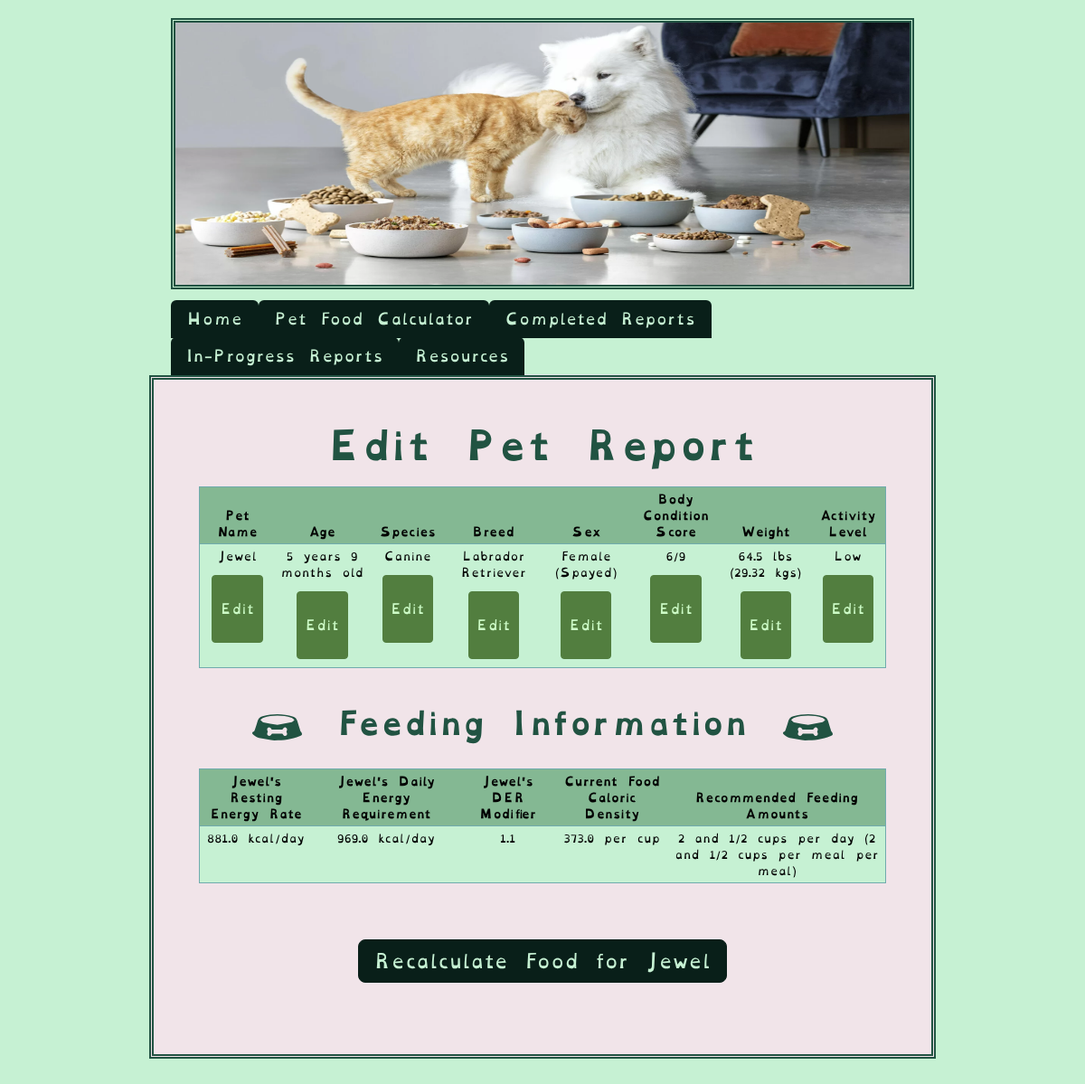
/edit_info?pet_id=4 (signed in), run on an earlier commit of the app's database.
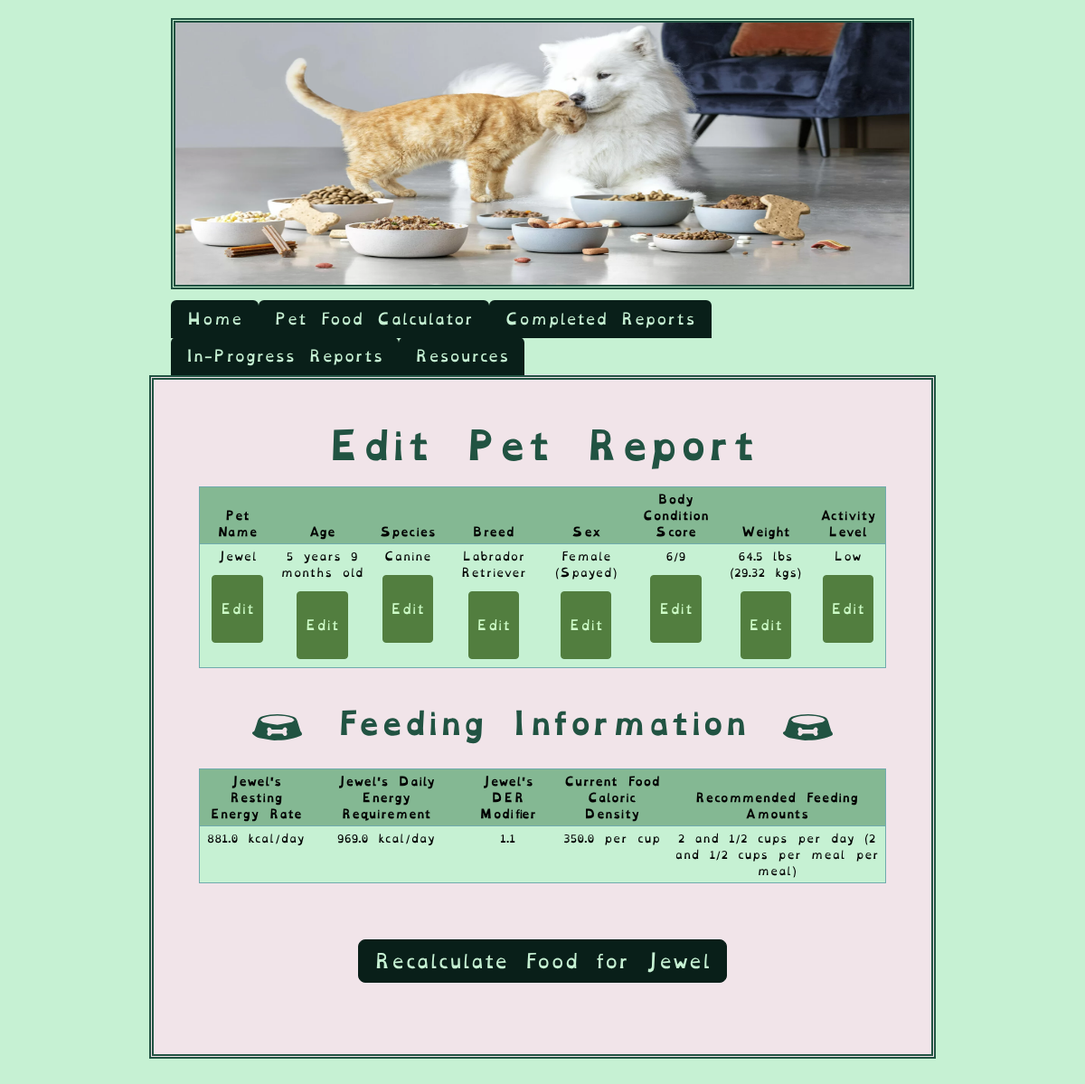
And on a later commit of the database.
### tables this page shows
CREATE TABLE "pets" (
	"pet_id"	INTEGER UNIQUE,
	"owner_id"	INTEGER,
	"name"	VARCHAR(25) NOT NULL,
	"age_in_years"	INTEGER,
	"age_in_months"	INTEGER,
	"species"	VARCHAR(10) NOT NULL,
	"breed"	VARCHAR(25),
	"canine_breed_id"	INTEGER,
	"feline_breed_id"	INTEGER,
	"sex"	INTEGER,
	"bcs"	INTEGER,
	"weight"	FLOAT,
	"units"	VARCHAR(5),
	"converted_weight"	FLOAT,
	"converted_weight_units"	VARCHAR(5),
	"body_fat_percentage"	VARCHAR(5),
	"ideal_weight_lbs"	FLOAT,
	"ideal_weight_kgs"	FLOAT,
	"is_pediatric"	VARCHAR(1),
	"is_pregnant"	VARCHAR(1),
	"weeks_gestating"	INTEGER,
	"is_nursing"	VARCHAR(1),
	"litter_size"	INTEGER,
	"weeks_nursing"	INTEGER,
	"activity_level"	INTEGER,
	"rer"	FLOAT,
	"canine_der_factor_id"	INTEGER,
	"feline_der_factor_id"	INTEGER,
	"der"	FLOAT,
	"der_modifier"	FLOAT,
	"meals_per_day"	FLOAT,
	"current_food_kcal"	FLOAT,
	"current_food_form"	INTEGER,
	"rec_treat_kcal_per_day"	INTEGER,
	"current_food_amt_rec"	VARCHAR(15),
	"current_food_amt_per_meal"	VARCHAR(15),
	"date_of_first_report"	DATETIME,
	"most_recent_report_date"	DATETIME,
	PRIMARY KEY("pet_id" AUTOINCREMENT),
	FOREIGN KEY("owner_id") REFERENCES "users"("id"),
	FOREIGN KEY("canine_breed_id") REFERENCES "dog_breeds"("BreedID"),
	FOREIGN KEY("canine_der_factor_id") REFERENCES "canine_der_factors"("factor_id"),
	FOREIGN KEY("feline_breed_id") REFERENCES "cat_breeds"("BreedID"),
	FOREIGN KEY("feline_der_factor_id") REFERENCES "feline_der_factors"("factor_id"),
	FOREIGN KEY("sex") REFERENCES "reproductive_statuses"("sex_id"),
	FOREIGN KEY("activity_level") REFERENCES "activity_levels"("activity_id"),
	FOREIGN KEY("current_food_form") REFERENCES "food_forms"("form_id")
);

### main.py (the view)
@app.route("/edit_info", methods=["GET", "POST"])
@login_required
def edit_info():
    pet_id = request.args.get("pet_id", type=int)
    print(pet_id)
    try:
        pet_data = db.execute(
            "SELECT * FROM pets WHERE owner_id = :user_id and pet_id = :pet_id",
            user_id=session["user_id"], pet_id=pet_id
        )
    except Exception as e:
        flash(f"Unable to find pet info. Exception: {e}")
        return render_template("edit_report.html")
    if request.method == "POST":
        print(pet_id)
    return render_template("edit_report.html", pet_data=pet_data, pet_id=pet_id)

### helpers.py (called while the page is built)
def login_required(f):
    @wraps(f)
    def decorated_funtion(*args, **kwargs):
        if session.get("user_id") == None:
            return redirect(url_for("login"))
        return f(*args, **kwargs)
    return decorated_funtion

### templates/edit_report.html (shortened to what this page needs)
{% extends 'base.html' %} {% block title %}Edit Pet Report{% endblock %}
{% block content %}
<h1>Edit Pet Report</h1>
<table class="table table-sm">
  <thead>
    <tr>
      <th>
        <b> Pet Name </b>
      </th>
      <th>
        <b> Age </b>
      </th>
      <th>
        <b> Species </b>
      </th>
      <th>
        <b> Breed </b>
      </th>
      <th>
        <b> Sex </b>
      </th>
      <th>
        <b> Body Condition Score </b>
      </th>
      <th>
        <b> Weight </b>
      </th>
      {% if pet_data[0].activity_level != None %}
      <th>
        <b> Activity Level </b>
      </th>
      {% endif %}
    </tr>
  </thead>
  <tbody>
    <tr>
      <td>
        {{ pet_data[0].name }}
        <a href="{{ url_for('pet_info', pet_id=pet_id) }}">
          <button type="button" class="btn btn-secondary btn-sm">Edit</button>
        </a>
      </td>
      <td>
        {% if pet_data[0].age_in_years == 0 and pet_data[0].age_in_months == 1
        %} {{ pet_data[0].age_in_months }} month old {% elif
        pet_data[0].age_in_years == 0 and pet_data[0].age_in_months > 1 %} {{
        pet_data[0].age_in_months }} months old {% elif pet_data[0].age_in_years
        == 1 and pet_data[0].age_in_months == 0 %} {{ pet_data[0].age_in_years
        }} year old {% elif pet_data[0].age_in_years == 1 and
        pet_data[0].age_in_months == 1 %} {{ pet_data[0].age_in_years }} year {{
        pet_data[0].age_in_months }} month old {% elif pet_data[0].age_in_years
        == 1 and pet_data[0].age_in_months > 1 %} {{ pet_data[0].age_in_years }}
        year {{ pet_data[0].age_in_months }} months old {% elif
        pet_data[0].age_in_years > 1 and pet_data[0].age_in_months == 0 %} {{
        pet_data[0].age_in_years }} years old {% elif pet_data[0].age_in_years >
        1 and pet_data[0].age_in_months == 1 %} {{ pet_data[0].age_in_years }}
        years {{ pet_data[0].age_in_months }} month old {% elif
        pet_data[0].age_in_years > 1 and pet_data[0].age_in_months > 1 %} {{
        pet_data[0].age_in_years }} years {{ pet_data[0].age_in_months }} months
        old {% endif %}
        <a href="{{ url_for('pet_info_continued', pet_id=pet_id) }}">
          <button type="button" class="btn btn-secondary btn-sm">Edit</button>
        </a>
      </td>
      <td>
        {{ pet_data[0].species }}
        <a href="{{ url_for('pet_info', pet_id=pet_id) }}">
          <button type="button" class="btn btn-secondary btn-sm">Edit</button>
        </a>
      </td>
      <td>
        {{ pet_data[0].breed }}
        <a href="{{ url_for('pet_info_continued', pet_id=pet_id) }}">
          <button type="button" class="btn btn-secondary btn-sm">Edit</button>
        </a>
      </td>
      <td>
        {% if pet_data[0].sex == 1 %} Female (Intact) {% elif pet_data[0].sex ==
        2 %} Female (Spayed) {% elif pet_data[0].sex == 3 %} Male (Intact) {%
        elif pet_data[0].sex == 4 %} Male (Neutered) {% endif %}
        <a href="{{ url_for('pet_info_continued', pet_id=pet_id) }}">
          <button type="button" class="btn btn-secondary btn-sm">Edit</button>
        </a>
      </td>
      <td>
        {{ pet_data[0].bcs }}/9
        <a href="{{ url_for('pet_condition', pet_id=pet_id) }}">
          <button type="button" class="btn btn-secondary btn-sm">Edit</button>
        </a>
      </td>
      <td>
        {{ pet_data[0].weight }} {{ pet_data[0].units }} ({{
        pet_data[0].converted_weight }} {{ pet_data[0].converted_weight_units
        }})
        <a href="{{ url_for('pet_condition', pet_id=pet_id) }}">
          <button type="button" class="btn btn-secondary btn-sm">Edit</button>
        </a>
      </td>
      {% if pet_data[0].activity_level != None %}
      <td>
        {% if pet_data[0].activity_level == 1 %} Sedentary {% elif
        pet_data[0].activity_level == 2 %} Low {% elif
        pet_data[0].activity_level == 3 %} Moderate {% elif
        pet_data[0].activity_level == 4 %} Heavy {% endif %}
        <a href="{{ url_for('activity', pet_id=pet_id) }}">
          <button type="button" class="btn btn-secondary btn-sm">Edit</button>
        </a>
      </td>
      {% endif %}
    </tr>
  </tbody>
</table>
<div class="row">
  <h2>
    {% if pet_data[0].species == "Feline" %}
    <img
      src="{{ url_for('static', filename='assets/svg/food_bowl.svg') }}"
      alt="A bowl with a pawprint"
      class="bowl"
    />
    {% elif pet_data[0].species == "Canine" %}
    <img
      src="{{ url_for('static', filename='assets/svg/dog_food_bowl.svg') }}"
      alt="A bowl with a bone"
      class="bowl"
    />
    {% endif %} Feeding Information {% if pet_data[0].species == "Feline" %}
    <img
      src="{{ url_for('static', filename='assets/svg/food_bowl.svg') }}"
      alt="A bowl with a pawprint"
      class="bowl"
    />
    {% elif pet_data[0].species == "Canine" %}
    <img
      src="{{ url_for('static', filename='assets/svg/dog_food_bowl.svg') }}"
      alt="A bowl with a bone"
      class="bowl"
    />
    {% endif %}
  </h2>
</div>
<table class="table table-sm">
  <thead>
    <tr>
      <th>{{ pet_data[0].name }}'s Resting Energy Rate</th>
      <th>{{ pet_data[0].name }}'s Daily Energy Requirement</th>
      <th>{{ pet_data[0].name }}'s DER Modifier</th>
      <th>Current Food Caloric Density</th>
      <th>Recommended Feeding Amounts</th>
    </tr>
  </thead>
  <tbody>
    <tr>
      <td>{{ pet_data[0].rer }} kcal/day</td>
      <td>{{ pet_data[0].der }} kcal/day</td>
      <td>{{ pet_data[0].der_modifier }}</td>
      <td>
        {{ pet_data[0].current_food_kcal }} per
        {% if pet_data[0].current_food_form == 1 %}
          cup
        {% elif pet_data[0].current_food_form == 2 %}
          can
        {% elif pet_data[0].current_food_form == 3 %}
          pouch
        {% endif %}
      </td>
      <td>
        {{ pet_data[0].current_food_amt_rec }} ({{
        pet_data[0].current_food_amt_per_meal }} per meal)
      </td>
    </tr>
  </tbody>
</table>
{% if pet_data[0].is_pediatric == "n" and pet_data[0].is_pregnant != "y" and
pet_data[0].is_nursing != "y" %}
<div class="button-container">
  <a href="{{ url_for('current_food', pet_id=pet_id) }}">
    <button type="button" class="btn btn-secondary btn-lg">
      Recalculate Food for {{ pet_data[0].name }}
    </button>
  </a>
</div>
{% endif %} {% endblock %}

### templates/base.html (shortened to what this page needs)
<!DOCTYPE html>
<html lang="en">
  <head>
    {% block styles %}
    <link href="https://cdn.jsdelivr.net/npm/bootstrap@5.3.3/dist/css/bootstrap.min.css" rel="stylesheet">
    <link
      href="{{ url_for('static', filename='css/styles.css') }}"
      rel="stylesheet"
    />
    {% endblock %}
    <img class="header-img" alt="a cat and dog nuzzling amongst several different bowls of food" src="/static/assets/img/dog-cat.png">
    {% if session["user_id"] %}
    <nav id="navbar">
      <ul class="nav nav-tabs" id="tabList" role="tablist">
        <li><a class="nav-link" id="nav-home-tab" href="{{ url_for('home') }}">Home</a></li>
        <li><a class="nav-link" id="nav-pfc-tab" href="{{ url_for('pet_info') }}">Pet Food Calculator</a></li>
        <li><a class="nav-link" id="nav-pets-tab" href="{{ url_for('finished_reports') }}">Completed Reports</a></li>
        <li><a class="nav-link" id="nav-pets-tab" href="{{ url_for('wip_reports') }}">In-Progress Reports</a></li>
        <li><a class="nav-link" id="nav-pets-tab" href="{{ url_for('resources') }}">Resources</a></li>
      </ul>
    {% endif %}
    </nav>
  </head>
  <body>
    <div class="container-lg">
      {% block content %}
      {% endblock %}
    </div>
  </body>
</html>

### static/css/styles.css (style rules this page uses)
:root { --white: #f1e4e9; --pale_white_green: #c6f1d3; --lighter_white_green: #d1f7dc; --pale_sky_blue: #70abad; --light_sky: #70c2c3; --green_black: #091f19; --deep_blue_green: #215342; --light_lime: #7CFF6B; --darker_lime_transparent: #568b3fe5; --darker_lime: #527e3f; }
body { background-color: var(--pale_white_green); padding: 20px; margin-left: auto; margin-right: auto; font-family: "OpenDyslexic", "Arvo"; font-size: 2vh; }
h1 { color: var(--deep_blue_green); font-weight: 700; padding-bottom: 1vw; width: 80%; word-wrap: break-word; }
h1, h2 { color: var(--deep_blue_green); }
h1, h2, h3 { margin-left: auto; margin-right: auto; text-align: center; }
h1, h2, h3 { font-family: "OpenDyslexicBold", "Arvo"; }
h2 { display: inline-block; padding: 5px; padding-top: 25px; font-weight: 600; justify-content: center; }
.table { font-size: 14.5px; text-align: center; border-bottom: 1px solid var(--deep_blue_green); border: 1px solid var(--pale_sky_blue); --bs-table-bg: var(--pale_white_green); --bs-table-striped-color: var(--light_sky); --bs-table-striped-bg: var(--pale_sky_blue); }
.table-sm { font-size: 12px; }
thead { font-weight: 500; --bs-table-bg: #84b893; color: var(--deep_blue_green); }
.table.table-sm td { align-items: center; justify-content: center; text-align: center; }
a { color: var(--darker_lime); }
.btn { background-color: var(--green_black); border-color: var(--green_black); --bs-btn-active-color: var(--deep_blue_green); --bs-btn-active-border-color: var(--deep_blue_green); --bs-btn-hover-bg: var(--deep_blue_green); --bs-btn-hover-border-bg: var(--deep_blue_green); color: var(--pale_white_green); text-align: center; margin: 5px; position: relative; margin-top: 1vw; }
.btn-sm { color: #cdfcc7; min-height: 75px; font-weight: 500; background-color: var(--darker_lime); border-color: var(--darker_lime); --bs-btn-active-color: var(--darker_lime_transparent); --bs-btn-active-border-color: var(--darker_lime_transparent); --bs-btn-hover-bg: var(--darker_lime_transparent); --bs-btn-hover-border-bg: var(--darker_lime_transparent); }
.button-container, .button-container-fr { display: flex; justify-content: center; }
.button-container { padding: 2vw; }
.header-img { margin-bottom: 10px; border: 5px var(--deep_blue_green); border-style: double; width: 68.5vw; height: 25vw; display: block; margin-left: auto; margin-right: auto; }
.container-lg { position: relative; border: 5px var(--deep_blue_green); border-style: double; padding: 50px; display: block; margin-left: auto; margin-right: auto; width: 75%; margin-bottom: 20px; background-color: var(--white); font-family: 'OpenDyslexic', 'Courier New'; font-optical-sizing: auto; font-weight: 300; font-style: normal; font-size: 50px; justify-content: space-between; }
.nav { margin-top: 1vw; }
.nav.nav-tabs { width: 68.5vw; margin-left: auto; margin-right: auto; --bs-navbar-color: var(--deep_blue_green); }
#nav-home-tab, #nav-pfc-tab, #nav-pets-tab { background-color: var(--green_black); color: var(--pale_white_green); }
.row { display: flex; flex-wrap: wrap; margin-left: 2vw; margin-right: 2vw; font-size: 20px; padding-bottom: 1vh; }
.bowl { width: 75px; display: inline-block; padding: 10px; }

What changed in the data, as far as the page shows it:
changed pets "Jewel": current_food_kcal "373.0" → "350.0"
